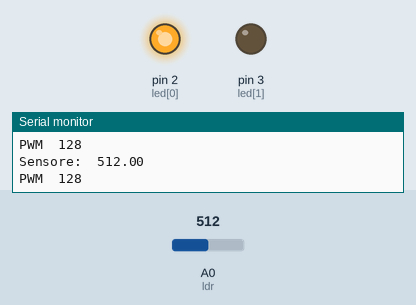
This sketch was run on a simulated Arduino Uno, built with avr-gcc and run on an emulated ATmega328P. Shown: output pins drawn as LEDs (lit = HIGH), the last lines printed to the serial monitor. The inputs (shaded band) are chosen by the test bench; at power-on: A0 (ldr) = 512.

Above: at 1.2 s.
1.3 s: A0 (ldr) set to 523
At 1.6 s:
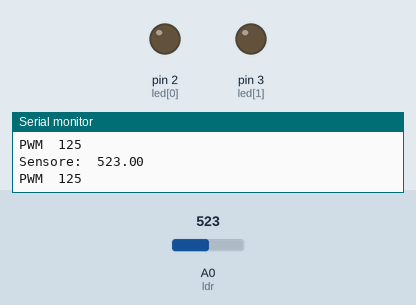
2.8 s: A0 (ldr) set to 511
At 3.1 s:
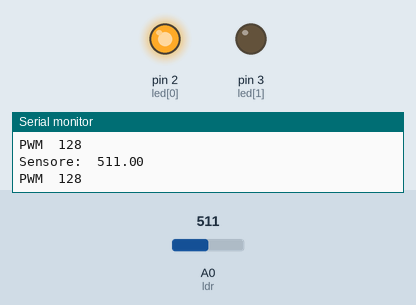
Timing chart, 0 to 5.8 s (numbered marks = the images above; inputs shaded):
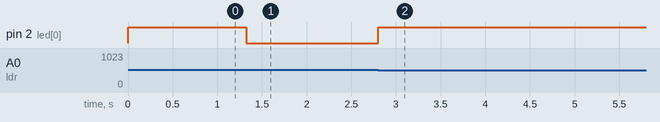

Measured:
- the behaviour switches between 513 and 514 on A0 (ldr) (found by bisection; images 0 and 1)
- after the input at 1.3 s, pin 2 (led[0]): HIGH → LOW at once
- after the input at 2.8 s, pin 2 (led[0]): LOW → HIGH at once

The sketch:

ledLDR.ino
```cpp
const int ldr=A0;
const int led[2]={2,3};
void setup(){
	for(int i=0;i<=1;i++){
		pinMode(led[i],OUTPUT);
	}
	Serial.begin(9600);
}
void loop(){
	float lettura=analogRead(ldr);
	float bite=map(lettura, 0, 1023, 0, 255);
	int pwm=255-bite;
	for(int i=0; i<1; i++){
	    analogWrite(led[i],pwm);
	}
	Serial.print("Sensore:\t");
	Serial.println(lettura);
	Serial.print("PWM\t");
	Serial.println(pwm);
	delay(50);
}
```
